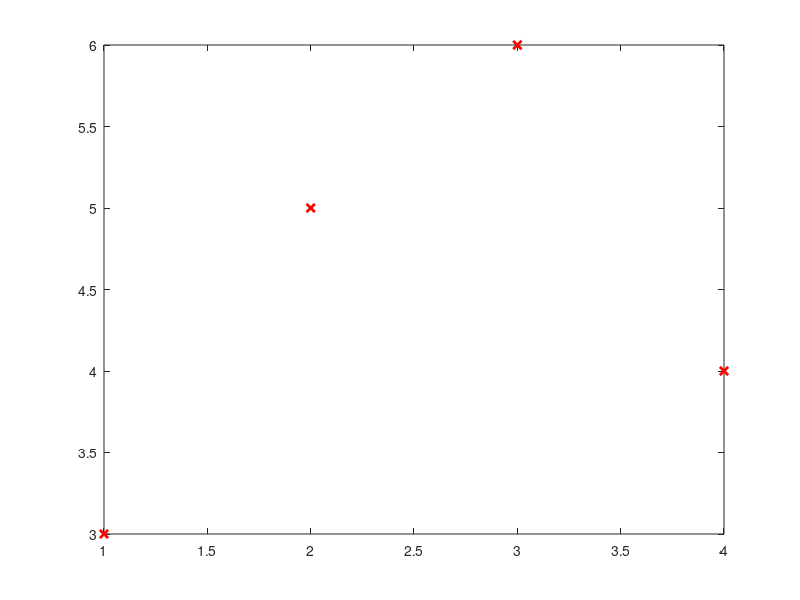

The MATLAB source for this figure: (Note: this script raises an error after producing the figure.)
clear
close all % chiude tutte le finestre grafiche aperte

% Punti di interpolazione
x = (1:4)';
y = [3;5;6;4];

% Grafico dei punti di interpolazione
plot(x,y,'rx','LineWidth',2) 
hold on

% Grafico del polinomio interpolante
zz = linspace(1,4,50);
pzz = interp_lag(x,y,zz);
plot(zz,pzz,'g')